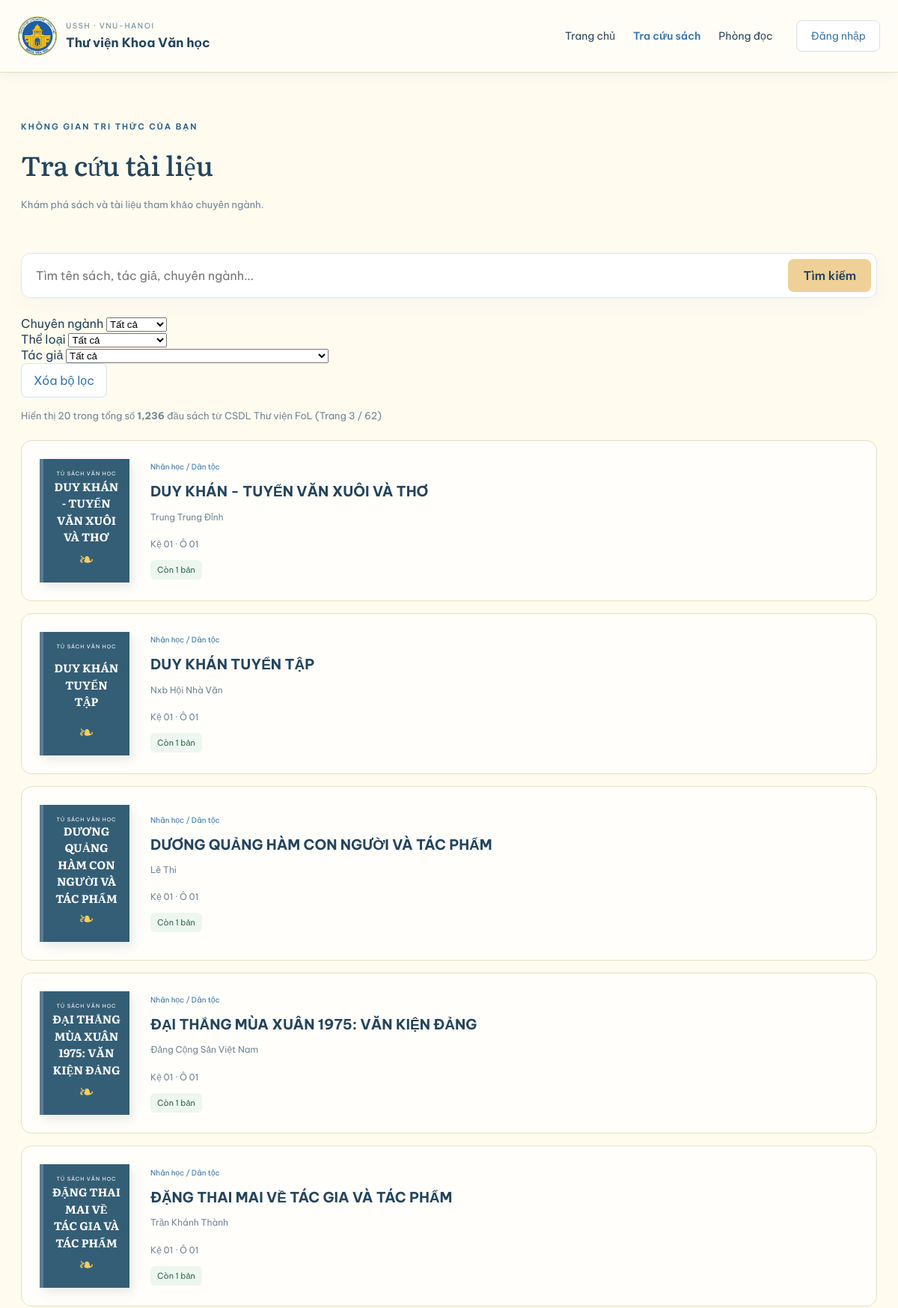
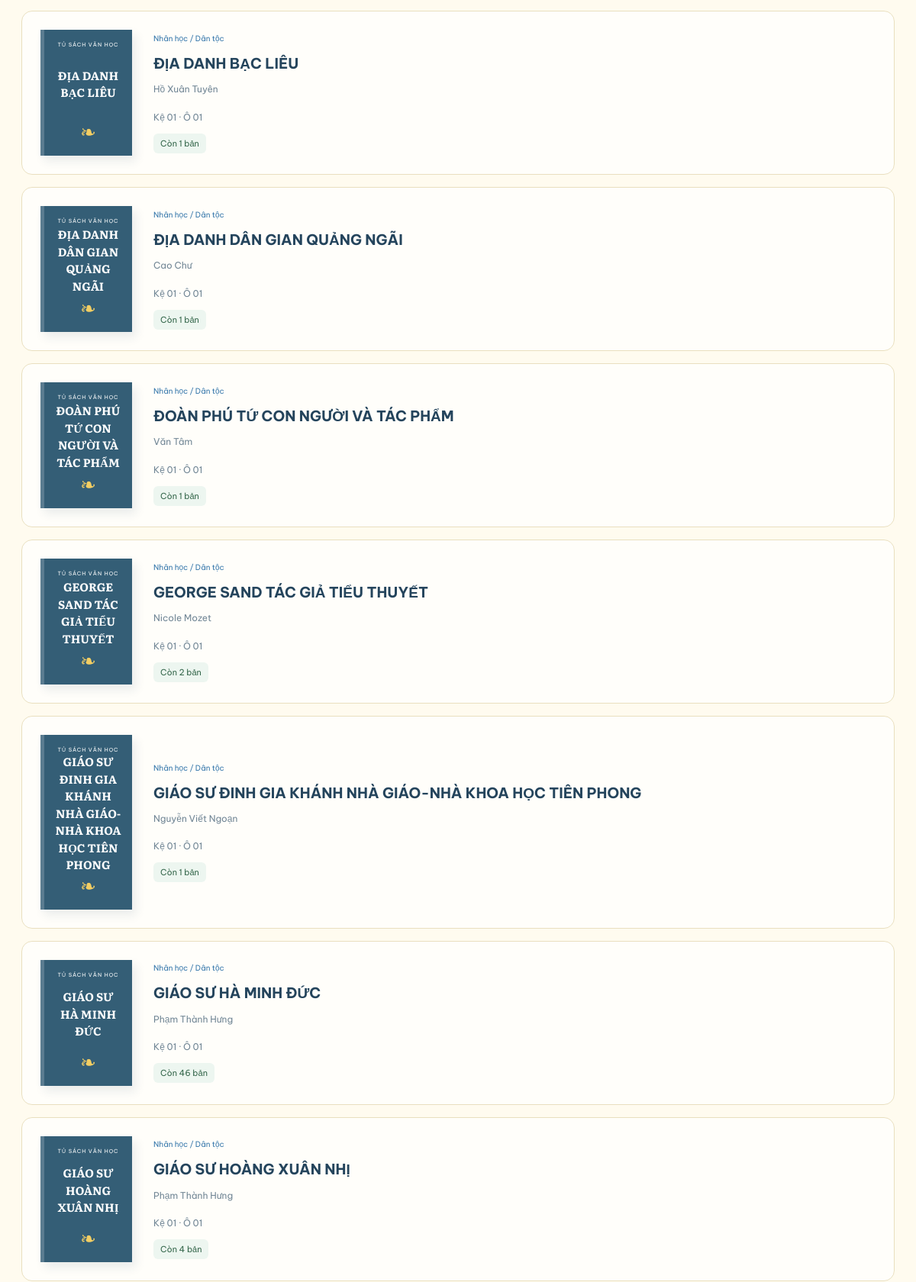
The app's page /books?page=3 (upper part) with its own data (2 pictures, top to bottom).
### tables this page shows
CREATE TABLE IF NOT EXISTS `dau_sach` (
    `id_dau_sach` VARCHAR(50) NOT NULL PRIMARY KEY,
    `tieu_de` VARCHAR(300) NOT NULL,
    `isbn` VARCHAR(20) NULL UNIQUE,
    `mo_ta` TEXT NULL,
    `nam_xuat_ban` INT NULL,
    `lan_xuat_ban` INT NULL,
    `ngon_ngu` VARCHAR(50) NULL,
    `id_nha_xuat_ban` INT NULL,
    `ngay_tao` DATETIME NULL,
    `ngay_cap_nhat` DATETIME NULL,
    `so_luong` INT NULL,
    CONSTRAINT `fk_2` FOREIGN KEY (`id_nha_xuat_ban`) REFERENCES `nha_xuat_ban` (`id`) ON DELETE NO ACTION ON UPDATE NO ACTION
);

### resources/views/books/index.php (the view, shortened to what the rows shown need)
<?php
$bookService = new \App\Services\BookService();
$page = isset($_GET['page']) ? max(1, (int)$_GET['page']) : 1;
$perPage = 20;
$keyword = isset($_GET['q']) ? trim((string)$_GET['q']) : (isset($_GET['keyword']) ? trim((string)$_GET['keyword']) : null);
$prefix = isset($_GET['prefix']) && trim((string)$_GET['prefix']) !== '' && strtoupper(trim((string)$_GET['prefix'])) !== 'ALL'
    ? strtoupper(trim((string)$_GET['prefix']))
    : null;
$bookData = $bookService->getPaginatedBooks(
    page: $page,
    perPage: $perPage,
    keyword: $keyword,
    prefix: $prefix
);
$books = [];
foreach ($bookData['items'] as $item) {
    $category = match (substr($item['id'], 0, 6)) {
        'KV-ANT' => 'Nhân học / Dân tộc',
        'KV-ESS' => 'Tiểu luận / Nghiên cứu',
        'KV-POE' => 'Thơ ca / Văn vần',
        'KV-REC' => 'Tuyển tập / Tổng hợp',
        default => 'Văn học & Ngôn ngữ'
    };
    $major = match (substr($item['id'], 0, 6)) {
        'KV-ANT' => 'Nhân học',
        'KV-ESS' => 'Tiểu luận',
        'KV-POE' => 'Thơ ca',
        'KV-REC' => 'Tuyển tập',
        default => 'Khoa Văn học'
    };
    $books[] = [
        'id' => $item['id'],
        'title' => $item['title'],
        'author' => $item['authorNames'] !== '' ? $item['authorNames'] : 'Chưa rõ tác giả',
        'category' => $category,
        'major' => $major,
        'genre' => 'Sách chuyên khảo',
        'available' => $item['availableQuantity'],
        'location' => $item['location'] ?? 'Kho lưu trữ Thư viện FoL',
    ];
}
?>
<!DOCTYPE html>
<html lang="vi">
<head>
    <link rel="stylesheet" href="/assets/css/base.css">
    <link rel="stylesheet" href="/assets/css/home.css">
    <link rel="stylesheet" href="/assets/css/books.css">
    <link rel="stylesheet" href="/assets/css/70years.css">
</head>
<body>
    <main class="page">
        <section class="catalog-intro">
            <h1>Tra cứu tài liệu</h1>
        </section>
        <section class="catalog-list" aria-label="Danh sách sách">
            <?php if ($books === []): ?>
                <p class="books-empty">Chưa có tài liệu để hiển thị.</p>
            <?php else: ?>
                <?php foreach ($books as $book): ?>
                    <article
                        class="catalog-item"
                        data-search="<?= htmlspecialchars(
                            $book['title'] . ' ' . $book['author'] . ' ' . $book['category'] . ' ' . $book['major'] . ' ' . $book['genre'],
                            ENT_QUOTES,
                            'UTF-8'
                        ) ?>"
                        data-major="<?= htmlspecialchars($book['major'], ENT_QUOTES, 'UTF-8') ?>"
                        data-genre="<?= htmlspecialchars($book['genre'], ENT_QUOTES, 'UTF-8') ?>"
                        data-author="<?= htmlspecialchars($book['author'], ENT_QUOTES, 'UTF-8') ?>"
                    >
                        <div class="catalog-cover" aria-hidden="true">
                            <span>TỦ SÁCH VĂN HỌC</span>
                            <strong>
                                <?= htmlspecialchars(
                                    $book['title'],
                                    ENT_QUOTES,
                                    'UTF-8'
                                ) ?>
                            </strong>
                            <span class="catalog-decoration">❧</span>
                        </div>
                         <div class="catalog-information">
                            <p class="book-category">
                                <?= htmlspecialchars(
                                    $book['category'],
                                    ENT_QUOTES,
                                    'UTF-8'
                                ) ?>
                            </p>
                            <h2>
                                <a href="/book-detail?id=<?= htmlspecialchars(
                                    (string) $book['id'],
                                    ENT_QUOTES,
                                    'UTF-8'
                                ) ?>">
                                    <?= htmlspecialchars(
                                        $book['title'],
                                        ENT_QUOTES,
                                        'UTF-8'
                                    ) ?>
                                </a>
                            </h2>
                            <p class="book-author">
                                <?= htmlspecialchars(
                                    $book['author'],
                                    ENT_QUOTES,
                                    'UTF-8'
                                ) ?>
                            </p>
                            <p class="catalog-location">
                                <?= htmlspecialchars(
                                    $book['location'],
                                    ENT_QUOTES,
                                    'UTF-8'
                                ) ?>
                            </p>
                            <?php if ($book['available'] > 0): ?>
                                <span class="book-status">
                                    Còn <?= htmlspecialchars(
                                        (string) $book['available'],
                                        ENT_QUOTES,
                                        'UTF-8'
                                    ) ?> bản
                                </span>
                            <?php else: ?>
                                <span class="book-status unavailable">
                                    Đang được mượn hết
                                </span>
                            <?php endif; ?>
                        </div>
                    </article>
                <?php endforeach; ?>
            <?php endif; ?>
        </section>
    </main>
</body>
</html>

### records on screen
dau_sach: tieu_de "DUY KHÁN - TUYỂN VĂN XUÔI VÀ THƠ", category "Nhân học / Dân tộc", author "Trung Trung Đỉnh", location "Kệ 01 · Ô 01", available "1"
dau_sach: tieu_de "DUY KHÁN TUYỂN TẬP", category "Nhân học / Dân tộc", author "Nxb Hội Nhà Văn", location "Kệ 01 · Ô 01", available "1"
dau_sach: tieu_de "DƯƠNG QUẢNG HÀM CON NGƯỜI VÀ TÁC PHẨM", category "Nhân học / Dân tộc", author "Lê Thi", location "Kệ 01 · Ô 01", available "1"
dau_sach: tieu_de "ĐẠI THẮNG MÙA XUÂN 1975: VĂN KIỆN ĐẢNG", category "Nhân học / Dân tộc", author "Đảng Cộng Sản Việt Nam", location "Kệ 01 · Ô 01", available "1"
dau_sach: tieu_de "ĐẶNG THAI MAI VỀ TÁC GIA VÀ TÁC PHẨM", category "Nhân học / Dân tộc", author "Trần Khánh Thành", location "Kệ 01 · Ô 01", available "1"
dau_sach: tieu_de "ĐỊA DANH BẠC LIÊU", category "Nhân học / Dân tộc", author "Hồ Xuân Tuyên", location "Kệ 01 · Ô 01", available "1"
dau_sach: tieu_de "ĐỊA DANH DÂN GIAN QUẢNG NGÃI", category "Nhân học / Dân tộc", author "Cao Chư", location "Kệ 01 · Ô 01", available "1"
dau_sach: tieu_de "ĐOÀN PHÚ TỨ CON NGƯỜI VÀ TÁC PHẨM", category "Nhân học / Dân tộc", author "Văn Tâm", location "Kệ 01 · Ô 01", available "1"
dau_sach: tieu_de "GEORGE SAND TÁC GIẢ TIỂU THUYẾT", category "Nhân học / Dân tộc", author "Nicole Mozet", location "Kệ 01 · Ô 01", available "2"
dau_sach: tieu_de "GIÁO SƯ ĐINH GIA KHÁNH NHÀ GIÁO-NHÀ KHOA HỌC TIÊN PHONG", category "Nhân học / Dân tộc", author "Nguyễn Viết Ngoạn", location "Kệ 01 · Ô 01", available "1"
dau_sach: tieu_de "GIÁO SƯ HÀ MINH ĐỨC", category "Nhân học / Dân tộc", author "Phạm Thành Hưng", location "Kệ 01 · Ô 01", available "46"
dau_sach: tieu_de "GIÁO SƯ HOÀNG XUÂN NHỊ", category "Nhân học / Dân tộc", author "Phạm Thành Hưng", location "Kệ 01 · Ô 01", available "4"

### other values on screen
$label "Chuyên ngành"
$label "Thể loại"
$label "Tác giả"
count($books) "20"
$totalBooks "1,236"
$currentPage "3"
$totalPages "62"
